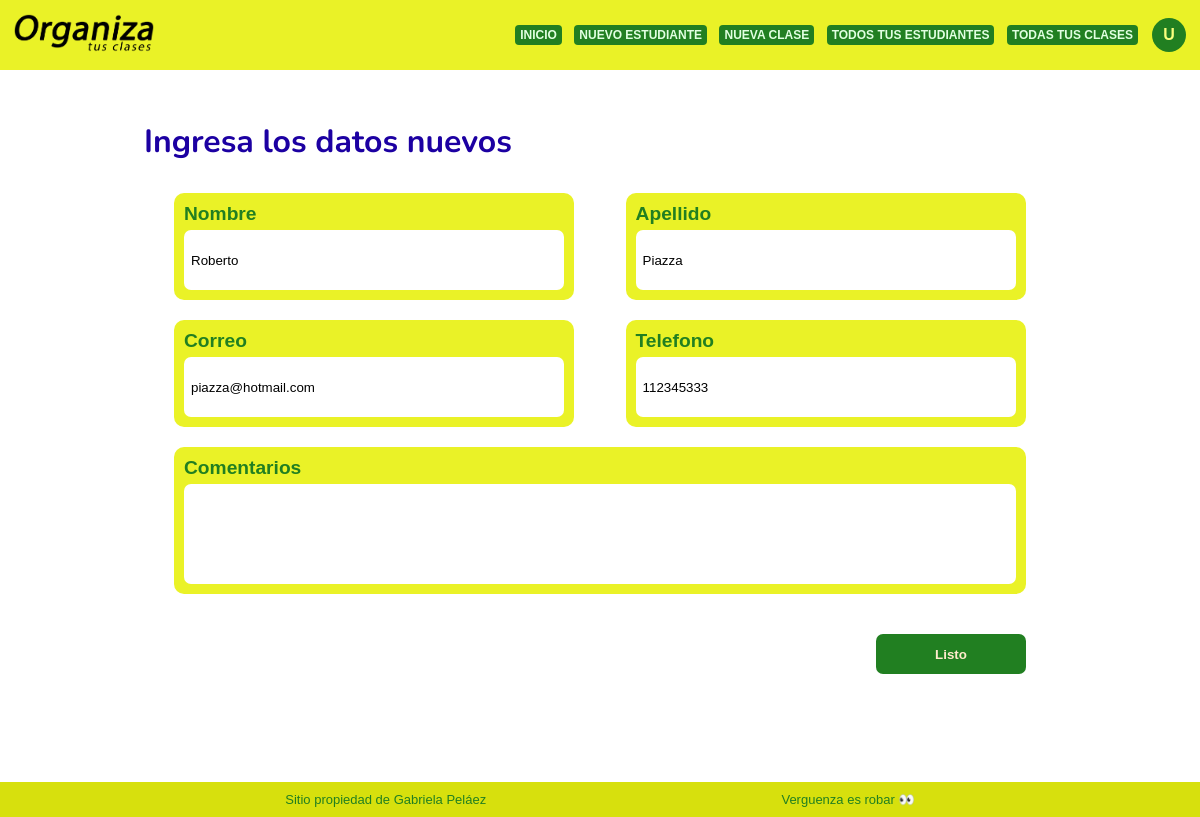
/editarEstud.php?idEstud=21 (signed in), run on the app's committed database.
### tables this page shows
CREATE TABLE `estudiante` (
  `id_estud` int(11) NOT NULL,
  `nomEstud` varchar(11) NOT NULL,
  `apeEstud` varchar(11) NOT NULL,
  `correoEstud` varchar(20) NOT NULL,
  `telEstud` int(15) NOT NULL,
  `comentEstud` text NOT NULL,
  `usu_id` int(11) NOT NULL
);

### editarEstud.php (the view, shortened to what this page needs)
<?php
include 'conn.php';
if(isset($_GET['id'])){
    $idEstud = $_GET['id'];
} elseif(isset($_GET['idEstud'])){
    $idEstud = $_GET['idEstud'];
}
$sql = "select * from estudiante where id_estud = '$idEstud'";
$query = mysqli_query($conexion, $sql);
$row = mysqli_fetch_array($query);
?>
<?php
if(isset($_SESSION['userId'])){
?>
<!DOCTYPE html>
<html lang="es">
<head>
    <link rel="stylesheet" href="estilos/estilosNuev.css">
</head>
<body>
    <div>
        <?php include 'nav.php' ?>
    <main>
        <h2>Ingresa los datos nuevos</h2>
        <div class="contenedor">
            <form id="form" action="updateEstud.php" method="POST">
                <div class="caja-insert">
                    <div class="caja-1">
                        <div class="grupo" id="grupo__nombre">
                            <label class="etiqueta">Nombre</label>
                            <div class="grupo-input">
                                <input type="text" class="input" id="nombre" name="nombre" value="<?php echo $row['nomEstud'] ?>">
                            </div>
                        </div>
                        <div class="grupo" id="grupo__apellido">
                            <label class="etiqueta">Apellido</label>
                            <div class="grupo-input">
                                <input type="text" class="input" id="apellido" name="apellido" value="<?php echo $row['apeEstud'] ?>">
                            </div>
                            <p class="input-error">El apellido no puede tener numeros o simbolos</p></div>
                    </div>
                    <div class="caja-1">
                        <div class="grupo" id="grupo__correo">
                            <label class="etiqueta">Correo</label>
                            <div class="grupo-input">
                                <input type="email" class="input" id="correo" name="correo" value="<?php echo $row['correoEstud'] ?>">
                            </div>
                        </div>
                        <div class="grupo" id="grupo__tel">
                            <label class="etiqueta">Telefono</label>
                            <div class="grupo-input">
                                <input type="tel" class="input" id="tel" name="tel" value="<?php echo $row['telEstud'] ?>">
                            </div>
                        </div>
                    </div>
                    <div class="grupo coment">
                        <label class="etiqueta">Comentarios</label>
                        <input type="textarea" class="input" name="coment">
                    </div>
                </div>
                <div class="caja-submit">
                    <input class="submit" type="submit" value="Listo">
                </div>
            </form>
        </div>
    </main>
    <?php include 'footer.php' ?>
</body>
</html>
<?php }
else{
    echo "no iniciaste sesion, redirigiendo...";
    header('refresh:3; url= login.html');
} ?>

### estilos/estilosNuev.css (style rules this page uses)
* { margin: 0; padding: 0; box-sizing: border-box; font-family: 'Noto Sans JP', sans-serif; }
html { scroll-behavior: smooth; }
main { padding-top: 50px; padding-left: 12%; padding-right: 12%; display: flex; flex-flow: column; min-height: 89vh; }
h2 { font-family: 'Nunito', sans-serif; font-size: xx-large; color: #1c00a2; }
.contenedor { padding: 30px; width: auto; border-radius: 10px; }
.caja-1, .caja-2, .caja-3 { display: flex; flex-flow: row ; justify-content: space-between; }
.caja-1, .caja-1edit, .caja-2 { margin-bottom: 20px; }
.etiqueta { color: #217f21; font-size: larger; font-weight: bold; margin-bottom: 5px; }
.grupo { display: flex; flex-flow: column; width: 47%; padding: 10px; background-color: #eaf227; border-radius: 10px; }
.grupo-input { height: 60px; }
input { width: 100%; height: 100%; padding: 7px; border-radius: 7px; border-style: none; }
.caja-submit { margin-top: 40px; display: flex; justify-content: flex-end; }
.coment { width: 100%; }
.coment input { height: 100px; }
.submit { padding: 7px; border-radius: 7px; border-style: none; width: 150px; height: 40px; font-weight: bold; background-color: #217f21; color: blanchedalmond; }

### estilos/estilosNav.css (style rules this page uses)
* { margin: 0; padding: 0; box-sizing: border-box; font-family: 'Noto Sans JP', sans-serif; }

### data on the page
estudiante: nombre "Roberto", apellido "Piazza", correo "piazza@hotmail.com", tel "112345333"
